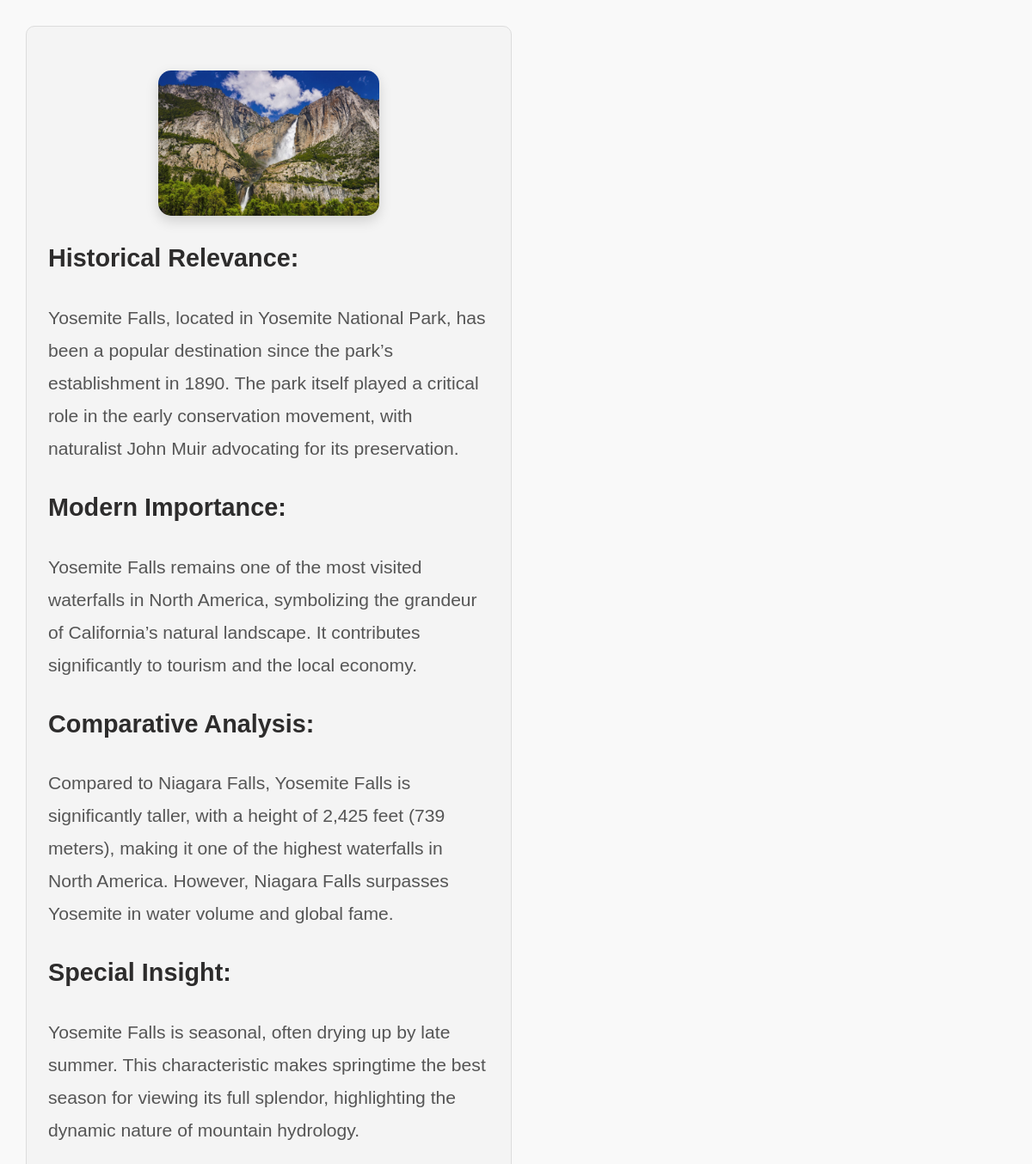
The app's page /image/1 (signed in) with its own data.
### dbclasses.py (models this page shows)
class GIS_Model(db.Model):
    __tablename__ = 'gis_model'
    ID = db.Column(db.Integer, primary_key=True)
    ImagePath = db.Column(db.String(2000), nullable=False)
    Name = db.Column(db.String(100), nullable=False)
    Latitude = db.Column(db.Float(20), nullable=False)
    Longitude = db.Column(db.Float, nullable=False)
    Comments = db.Column(db.String(1000), nullable=True)
    Source = db.Column(db.String(50), nullable=True)
    Date = db.Column(db.DateTime, default=datetime.utcnow)
    comp_model = db.relationship('COMP_Model', uselist=False, back_populates='gis_model', cascade='all, delete-orphan')
    analysis_model = db.relationship('ANALYSIS_Model', uselist=False, back_populates='gis_model', cascade='all, delete-orphan')

class COMP_Model(db.Model):
    __tablename__ = 'comp_model'
    ImageID = db.Column(db.Integer, db.ForeignKey('gis_model.ID'), primary_key=True)
    Hist_Relevance = db.Column(db.String(500), nullable=False)
    Mod_Imp = db.Column(db.String(500), nullable=False)
    Comp_Analysis = db.Column(db.String(500), nullable=False)
    Insight = db.Column(db.String(500), nullable=False)
    gis_model = db.relationship('GIS_Model', back_populates='comp_model')

### main.py (the view)
@app.route('/image/<int:image_id>')
@login_required
def image_detail(image_id):
    image = COMP_Model.query.get_or_404(image_id)
    return render_template('image_detail.html', image=image)

### main.py (called while the page is built)
@login_manager.user_loader
def load_user(user_id):
    return User.query.get(int(user_id))

### templates/image_detail.html (shortened to what this page needs)
{% extends "basic.html" %}
{% block body %}
<div class="image-details">
    <img src="{{ url_for('static', filename='Images/' + image.gis_model.ImagePath) }}" alt="{{ image.gis_model.Name }}" style="width: 50%; height: auto;">
    <div class="details">
        <h2>Historical Relevance:</h2>
        <p>{{ image.Hist_Relevance }}</p>
        <h2>Modern Importance:</h2>
        <p>{{ image.Mod_Imp }}</p>
        <h2>Comparative Analysis:</h2>
        <p>{{ image.Comp_Analysis }}</p>
        <h2>Special Insight:</h2>
        <p>{{ image.Insight }}</p>
    </div>
</div>
{% endblock %}

### static/css/styles.css (style rules this page uses)
body { margin: 10px; padding: 20px; font-family: 'Gill Sans', 'Gill Sans MT', Calibri, 'Trebuchet MS', sans-serif ; line-height: 1.6; background-color: #f9f9f9; color: #2d2c2c; }
img { max-width: 300px; height: auto; border-radius: 15px; box-shadow: 0px 4px 10px rgba(0, 0, 0, 0.2); margin: 10px; display: block; margin-left: auto; margin-right: auto; }
p { margin: 5px 0; }
.image-details { width: 45%; padding: 25px; border: 1px solid #ddd; border-radius: 10px; background-color: #f4f4f4; font-size: 1.2em; line-height: 1.8; }
.image-details p { font-size: 1.1em; color: #555; margin: 10px 0; }
.image-details img { width: 100%; height: auto; border-radius: 15px; box-shadow: 0px 6px 15px rgba(0, 0, 0, 0.15); margin-bottom: 15px; }

### records on screen
GIS_Model: ImagePath (picture)
COMP_Model: Hist_Relevance "Yosemite Falls, located in Yosemite National Park, has been a popular destination since the park’s establishment in 1890. The park itself played a critical role in the early conservation movement, with naturalist John Muir advocating for its preservation.", Mod_Imp "Yosemite Falls remains one of the most visited waterfalls in North America, symbolizing the grandeur of California’s natural landscape. It contributes significantly to tourism and the local economy.", Comp_Analysis "Compared to Niagara Falls, Yosemite Falls is significantly taller, with a height of 2,425 feet (739 meters), making it one of the highest waterfalls in North America. However, Niagara Falls surpasses Yosemite in water volume and global fame.", Insight "Yosemite Falls is seasonal, often drying up by late summer. This characteristic makes springtime the best season for viewing its full splendor, highlighting the dynamic nature of mountain hydrology."
